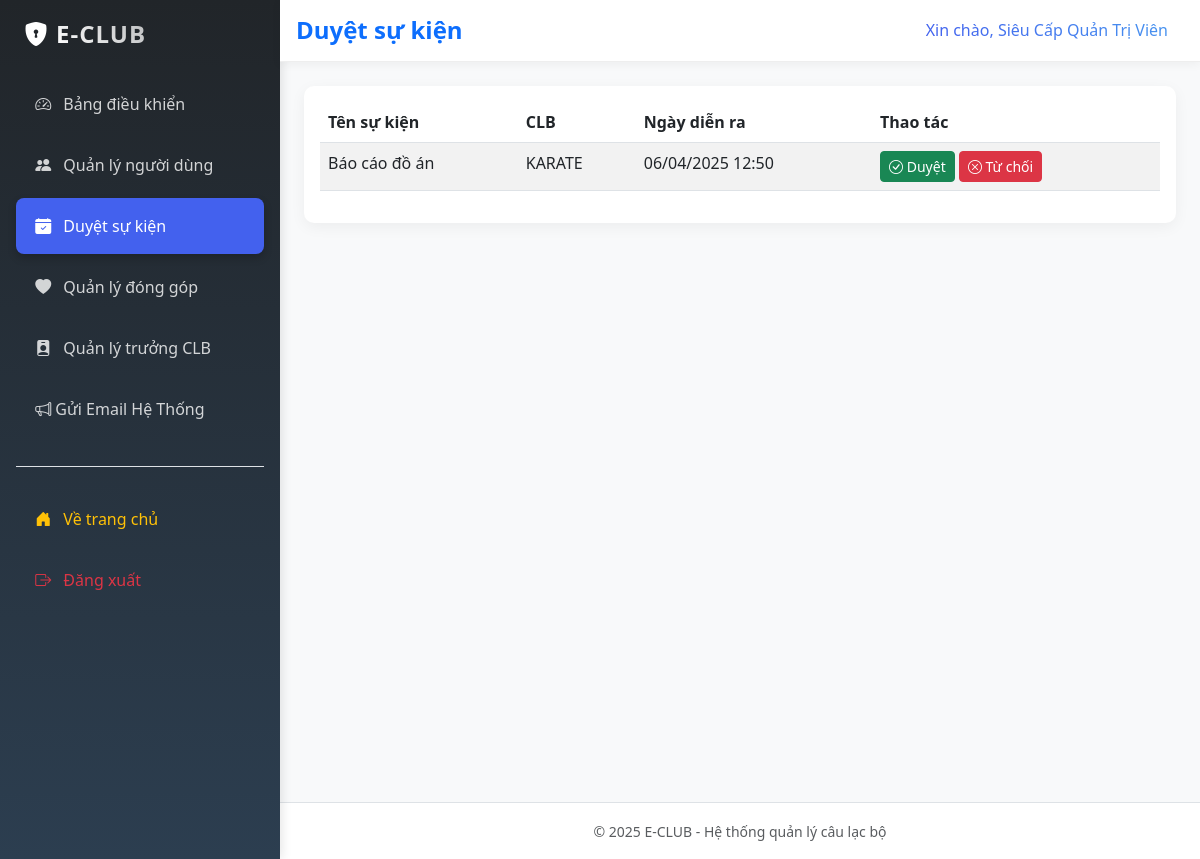
Page /index.php?page=admin&action=pending_events (signed in) on the committed database.
### tables this page shows
CREATE TABLE `events` (
  `id` int(11) NOT NULL,
  `club_id` int(11) DEFAULT NULL,
  `title` varchar(200) NOT NULL,
  `description` text DEFAULT NULL,
  `event_date` datetime NOT NULL,
  `status` enum('pending','approved','rejected') DEFAULT 'pending',
  `created_by` int(11) DEFAULT NULL,
  `created_at` timestamp NOT NULL DEFAULT current_timestamp(),
  `notification_before_event` tinyint(1) DEFAULT 0,
  `notification_on_event_day` tinyint(1) DEFAULT 0
);

CREATE TABLE `clubs` (
  `id` int(11) NOT NULL,
  `name` varchar(100) NOT NULL,
  `description` text DEFAULT NULL,
  `created_at` timestamp NOT NULL DEFAULT current_timestamp(),
  `status` enum('active','inactive') NOT NULL DEFAULT 'active',
  `image_url` varchar(255) DEFAULT NULL,
  `bank_info` longtext DEFAULT NULL
);

### pages/admin/events.php (the view, shortened to what this page needs)
<?php
$sql = "SELECT e.*, c.name as club_name
       FROM events e
       INNER JOIN clubs c ON e.club_id = c.id
       WHERE e.status = 'pending'
       ORDER BY e.created_at DESC";
$result = $conn->query($sql);
$pending_events = $result->fetch_all(MYSQLI_ASSOC);
?>
<div class="row">
    <div class="col-12">
        <div class="card">
            <div class="card-body">
                <?php if (empty($pending_events)): ?>
                    <p class="text-center text-muted">Không có sự kiện nào đang chờ duyệt</p>
                <?php else: ?>
                    <div class="table-responsive">
                        <table class="table table-striped">
                            <thead>
                                <tr>
                                    <th>Tên sự kiện</th>
                                    <th>CLB</th>
                                    <th>Ngày diễn ra</th>
                                    <th>Thao tác</th>
                                </tr>
                            </thead>
                            <tbody>
                                <?php foreach ($pending_events as $event): ?>
                                <tr>
                                    <td><?php echo htmlspecialchars($event['title']); ?></td>
                                    <td><?php echo htmlspecialchars($event['club_name']); ?></td>
                                    <td><?php echo date('d/m/Y H:i', strtotime($event['event_date'])); ?></td>
                                    <td>
                                        <form method="POST" action="index.php?page=admin&action=approve_event" class="d-inline">
                                            <button type="submit" name="status" value="approved" class="btn btn-sm btn-success">
                                                <i class="bi bi-check-circle"></i> Duyệt
                                            </button>
                                            <button type="submit" name="status" value="rejected" class="btn btn-sm btn-danger">
                                                <i class="bi bi-x-circle"></i> Từ chối
                                            </button>
                                        </form>
                                    </td>
                                </tr>
                                <?php endforeach; ?>
                            </tbody>
                        </table>
                    </div>
                <?php endif; ?>
            </div>
        </div>
    </div>
</div>

### templates/admin_layout.php (style rules this page uses)
:root { --primary-color: #4361ee; --secondary-color: #3f37c9; --accent-color: #4895ef; --success-color: #4cc9f0; --light-bg: #f8f9fa; --dark-bg: #212529; }
body { font-family: 'Segoe UI', system-ui, -apple-system, sans-serif; background-color: var(--light-bg); }
.card { border: none; border-radius: 10px; box-shadow: 0 4px 15px rgba(0,0,0,0.05); transition: transform 0.3s; }

### rows in the picture
events: title "Báo cáo đồ án", club.name "KARATE", event_date "06/04/2025 12:50"

### other values in the picture
APP_NAME "E-CLUB"
$_SESSION['name'] "Siêu Cấp Quản Trị Viên"
